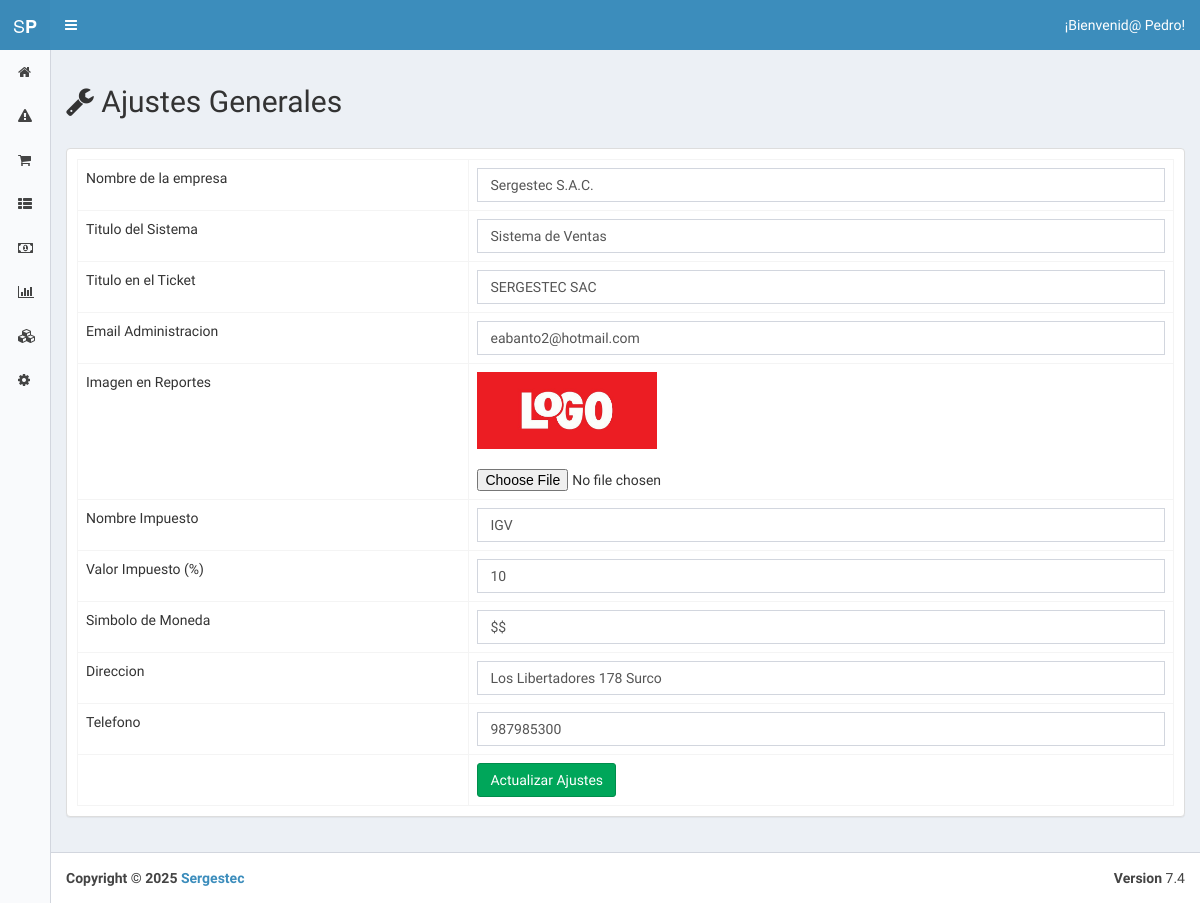
Screenshot of /index.php?view=configuration (signed in) with the database file from the repository.
### tables this page shows
CREATE TABLE `configuration` (
  `id` int(11) NOT NULL,
  `short` varchar(255) NOT NULL,
  `name` varchar(255) NOT NULL,
  `kind` int(11) NOT NULL,
  `val` varchar(255) NOT NULL
);

### core/controller/Lb.php (called while the page is built, shortened)
<?php
class Lb {
	public function start(){
		include "core/app/init.php";
	}
}
?>

### index.php (called while the page is built, shortened)
<?php
	$lb = new Lb();
	$lb->start();
?>

### core/controller/Model.php (called while the page is built, shortened)
<?php
class Model {
	public static function exists($modelname){
		$fullpath = self::getFullpath($modelname);
		$found=false;
		if(file_exists($fullpath)){
			$found = true;
		}
		return $found;
	}
	public static function getFullpath($modelname){
		return Core::$root."core/app/model/".$modelname.".php";
	}
	public static function many($query,$aclass){
		$cnt = 0;
		$array = array();
		while($r = $query->fetch_array()){
			$array[$cnt] = new $aclass;
			$cnt2=1;
			foreach ($r as $key => $v) {
				if($cnt2>0 && $cnt2%2==0){
					$array[$cnt]->$key = $v;
				}
				$cnt2++;
			}
			$cnt++;
		}
		return $array;
	}
}
?>

### core/controller/Executor.php (called while the page is built, shortened)
<?php
class Executor {
	public static function doit($sql){
		$con = Database::getCon();
		return array($con->query($sql),$con->insert_id);
	}
}
?>

### core/app/model/ConfigurationData.php (called while the page is built, shortened)
<?php
	class ConfigurationData {
		public static $tablename = "configuration";
		public static function getAll(){
			$sql = "select * from ".self::$tablename;
			$query = Executor::doit($sql);
			return Model::many($query[0],new ConfigurationData());
		}
	}
?>

### core/app/view/configuration-view.php (the view)
<section class="content">
  <?php $settings = ConfigurationData::getAll(); ?>
  <div class="row">
    <div class="col-md-12">
      <h2><i class="fa fa-wrench"></i> Ajustes Generales</h2>
    </div>
  </div>
  <br>
  <div class="row">
    <div class="col-md-12">
      <div class="panel panel-default">
        <form method="post" action="./?action=settings_update" enctype="multipart/form-data">
          <div class="box-body table-responsive">
          <table class="table table-bordered">
            <tbody>
              <?php
              if(count($settings)>0):?>
              <?php foreach($settings as $cat):?>
              <tr>
                <td><?php echo $cat->name; ?></td>
                <td><?php if($cat->kind==2):?>
                  <input type="text" name="<?php echo $cat->short; ?>" class="form-control" value="<?php echo $cat->val;?>">
                  <?php elseif($cat->kind==4):?>
                  <?php if($cat->val!=""){ ?>
                  <img src="storage/configuration/<?php echo $cat->val;?>" style="width:180px;"><br><br>
                  <?php }else{ ?>
                  <img src="storage/configuration/logo.jpg" style="width:180px;"><br><br>
                  <?php } ?>
                  <input type="file" name="<?php echo $cat->short; ?>" >
                <?php endif;?></td>
              </tr>
              <?php endforeach; ?>
              <?php endif; ?>
              <tr>
                <td> </td>
                <td><input type="submit"  class="btn btn-success" value="Actualizar Ajustes"></td>
              </tr>
            </tbody>
          </table>
        </div>
        </form>
      </div>
    </div>
  </div>
</section>

### rows the page displays
configuration: name "Nombre de la empresa", company_name "Sergestec S.A.C."
configuration: name "Titulo del Sistema", title "Sistema de Ventas"
configuration: name "Titulo en el Ticket", ticket_title "SERGESTEC SAC"
configuration: name "Email Administracion", val "eabanto2@hotmail.com"
configuration: name "Imagen en Reportes", kind 4 (drawn)
configuration: name "Nombre Impuesto", imp_name "IGV"
configuration: name "Valor Impuesto (%)", imp_val "10"
configuration: name "Simbolo de Moneda", currency "$$"
configuration: name "Direccion", address "Los Libertadores 178 Surco"
configuration: name "Telefono", phone "987985300"

### other values shown
UserData::getById($_SESSION["user_id"])->name "Pedro"
Date("Y") "2025"
